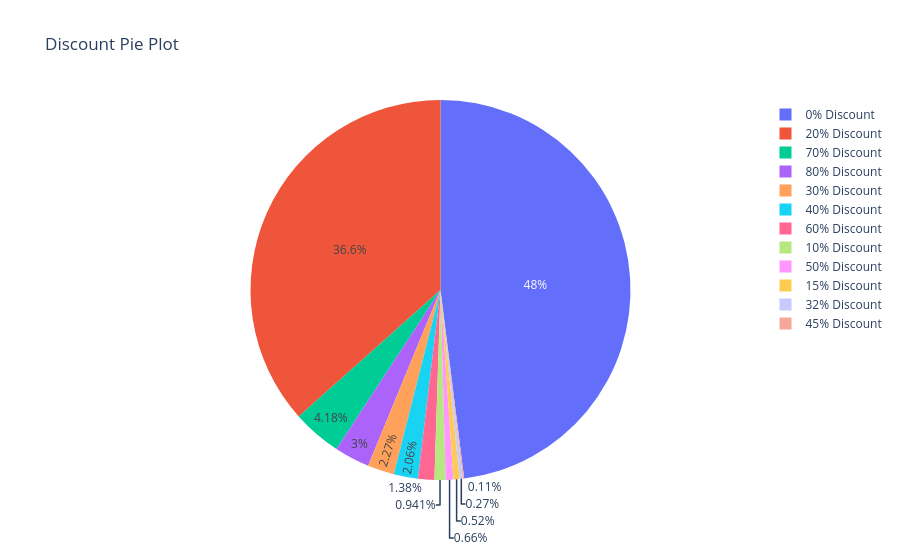

The cell this chart's notebook holds for it:
### Code cell
import plotly.graph_objects as go

fig = go.Figure(
    data=[
        go.Pie(
            labels=discount_labels,
            values=discount_counts.values,
            hole=0
        )
    ]
)

fig.update_layout(
    title='Discount Pie Plot'
)

fig.show()

### Figure 1 — Plotly figure (JSON) as saved in the notebook; plotly's stock layout.template omitted (floating-point values rounded to 4 significant figures)
{"data": [{"hole": 0, "labels": ["0% Discount", "10% Discount", "15% Discount", "20% Discount", "30% Discount", "32% Discount", "40% Discount", "45% Discount", "50% Discount", "60% Discount", "70% Discount", "80% Discount"], "type": "pie", "values": [4798, 94, 52, 3657, 227, 27, 206, 11, 66, 138, 418, 300]}], "layout": {"title": {"text": "Discount Pie Plot"}}}
